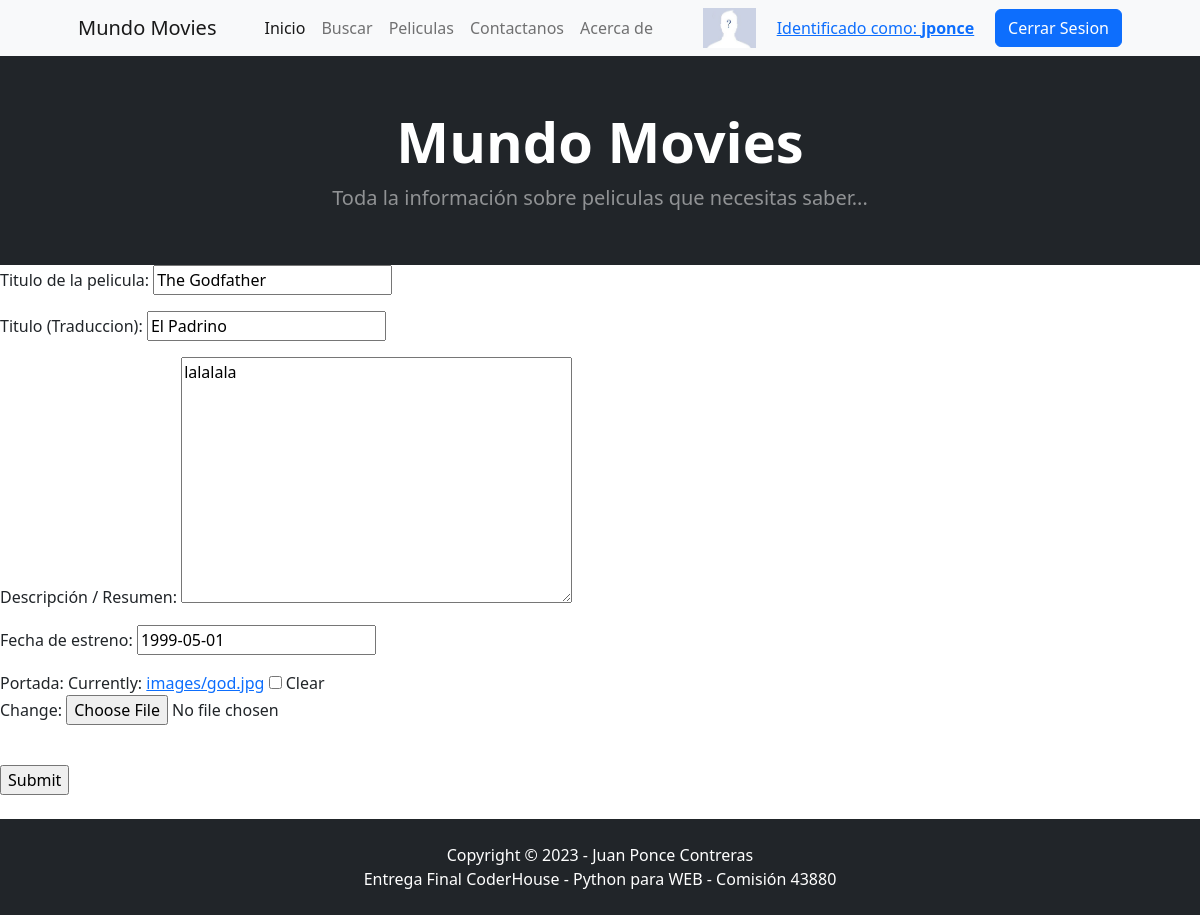
The app's page /AppF/movie-update/14/ (signed in) with its own data.
### AppF/models.py (models this page shows, shortened)
class Movie(models.Model):
    nombre    = models.CharField(max_length=100, verbose_name='Titulo de la pelicula')
    nombre_tr = models.CharField(max_length=100, verbose_name='Titulo (Traduccion)')
    descrip   = models.TextField(verbose_name='Descripción / Resumen')
    fecha_est = models.DateField(verbose_name='Fecha de estreno')
    imagen    = models.ImageField(verbose_name='Portada', upload_to='images', blank=True, null=True)
    class Meta():
        ordering = ('nombre','nombre_tr')
        unique_together = ('nombre',)

### AppF/views.py (the view)
# urls.py: path('movie-update/<pk>/', movieUpdate.as_view(), name='movieUpdate'),
class movieUpdate(UpdateView):
    model = Movie
    template_name = "movie_update.html"
    fields = ('__all__')
    success_url = '/AppF/movie-list'
    context_object_name = "movie"

### AppF/templates/movie_update.html
{% extends 'base.html' %}
{% block cuerpo %}
<form action="{% url 'movieUpdate' movie.id %}" method="POST" enctype="multipart/form-data">{% csrf_token %}
{{form.as_p}}
<br>
<input type="submit" name="Actualizar">
<br>
</form>
<br>
{% endblock cuerpo %}

### AppF/templates/navbar.html (shortened to what this page needs)
        <nav class="navbar navbar-expand-lg navbar-light bg-light">
            <div class="container px-4 px-lg-5">
                <a class="navbar-brand" href="#!">Mundo Movies</a>
                <div class="collapse navbar-collapse" id="navbarSupportedContent">
                    <ul class="navbar-nav me-auto mb-2 mb-lg-0 ms-lg-4">
                        <li class="nav-item"><a class="nav-link active" aria-current="page" href="{% url 'Inicio' %}">Inicio</a></li>
						<li class="nav-item"><a class="nav-link" aria-current="page" href="{% url 'busquedaMovie' %}">Buscar</a></li>
						<li class="nav-item"><a class="nav-link" aria-current="page" href="{% url 'movieList' %}">Peliculas</a></li>
                        <li class="nav-item"><a class="nav-link" aria-current="page" href="{% url 'Contactanos' %}">Contactanos</a></li>
						<li class="nav-item"><a class="nav-link" aria-current="page" href="{% url 'Acerca' %}">Acerca de</a></li>
                    </ul>
					{% if user.is_authenticated %}
						<div>
						<a href="{% url 'editarAvatar' %}">
						{% if url_avatar %}
							<img src="{{url_avatar}}" alt="avatar" height="40px">
						{% else %}
							{% load static %}
							<img src="{% static 'img/no_profile.jpg' %}" alt="avatar" height="40px">
						{% endif %}
						</a>
						</div>
						<a href="{% url 'editarPerfil' %}">
						<div class="nav-item">Identificado como: <B>{{user.username}}</B></div>
						</a>
						<a class="btn btn-primary" href="{% url 'doLogout' %}">Cerrar Sesion</a>
					{% else %}
						<a class="btn btn-primary" href="{% url 'doLogin' %}">Iniciar Sesion</a>
					{% endif %}
                </div>
            </div>
        </nav>

### records on screen
Movie: nombre "The Godfather", nombre_tr "El Padrino", descrip "lalalala", fecha_est "1999-05-01"

### other values on screen
{{ user.username }} "jponce"
